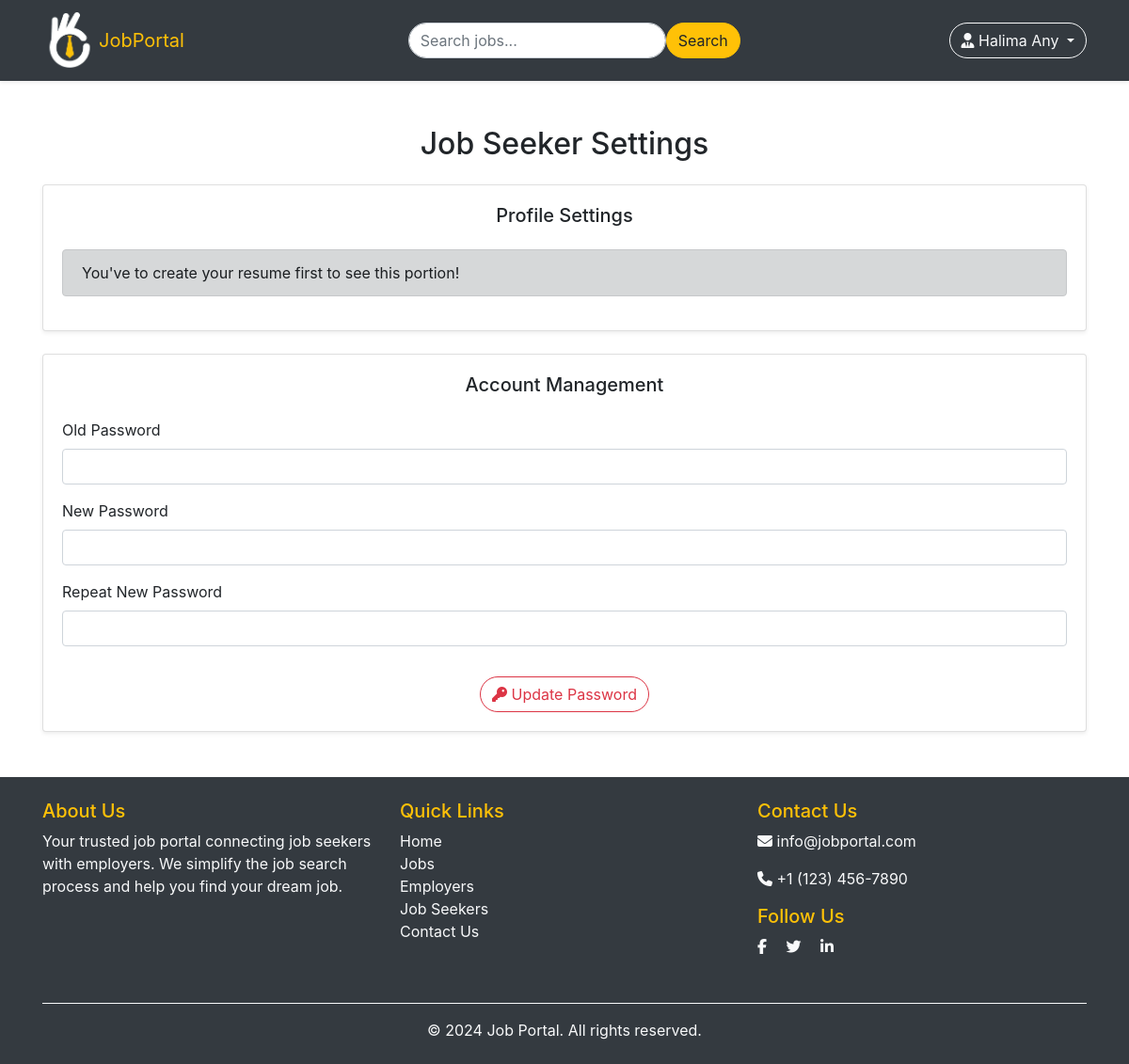
Before: /settingsPage/ (signed in) with the older database file.
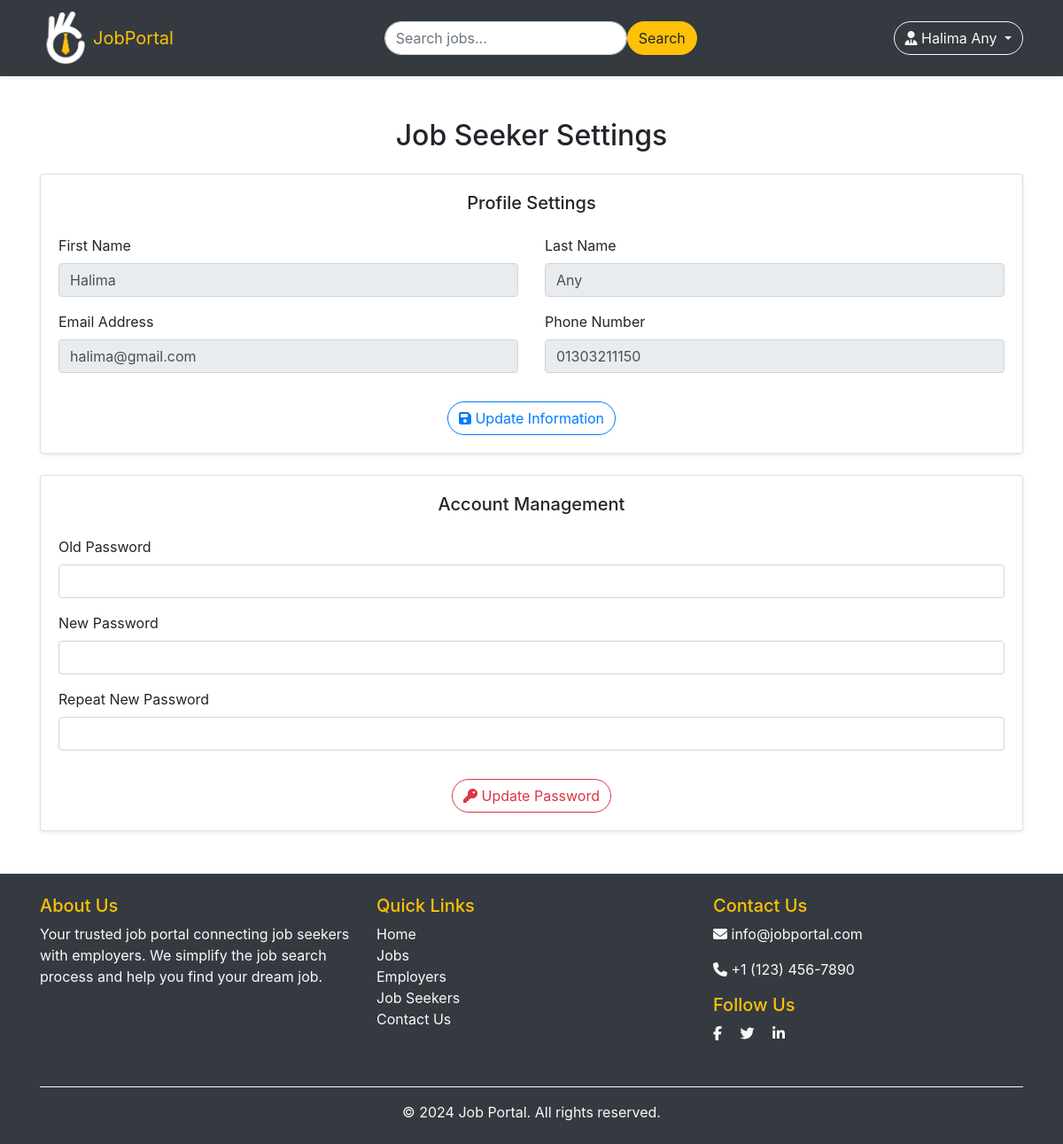
After: the same page with the newer database file.
### myApp/models.py (models this page shows, shortened)
class Custom_User(AbstractUser):
    USER = [
        ('seeker', 'Job Seeker'),
        ('recruiter', 'Recruiter')
    ]
    user_type = models.CharField(choices=USER, max_length=40, null=True)

class Resume_Model(models.Model):
    user = models.ForeignKey(Custom_User, null=True, on_delete=models.CASCADE)
    designation = models.CharField(max_length=100, null=True)
    date_of_birth = models.DateField(max_length=20, null=True)
    profile_pic = models.ImageField(upload_to='Media/Profile_Pic')
    contact_number = models.CharField(max_length=20, null=True)
    address = models.CharField(max_length=150, null=True)
    career_summary = models.TextField(max_length=500, null=True)

### myProject/views.py (the view)
# urls.py: path('settingsPage/', settingsPage, name='settingsPage'),
@login_required
def settingsPage(req):
    current_user = req.user
    user_info = Resume_Model.objects.filter(user = current_user)
    context = {
        'user_info' : user_info
    }
    return render(req, 'common/settings.html', context)

### templates/common/settings.html (shortened to what this page needs)
{% extends 'common/base.html' %}
{% block body %}
<div class="container mt-5">
    <h2 class="text-center mb-4">Job Seeker Settings</h2>
    <div class="card shadow-sm mb-4">
        <div class="card-body">
            <h5 class="card-title text-center mb-4">Profile Settings</h5>
            {% if user_info %}
            {% for u in user_info %}
            <div class="row">
                <div class="col-md-6 mb-3">
                    <label for="firstName" class="form-label">First Name</label>
                    <input type="text" class="form-control" id="firstName" value="{{ user.first_name }}" readonly>
                </div>
                <div class="col-md-6 mb-3">
                    <label for="lastName" class="form-label">Last Name</label>
                    <input type="text" class="form-control" id="lastName" value="{{ user.last_name }}" readonly>
                </div>
                <div class="col-md-6 mb-3">
                    <label for="email" class="form-label">Email Address</label>
                    <input type="email" class="form-control" id="email" value="{{ user.email }}" readonly>
                </div>
                <div class="col-md-6 mb-3">
                    <label for="phone" class="form-label">Phone Number</label>
                    <input type="tel" class="form-control" id="phone" value="{{ u.contact_number }}" readonly>
                </div>
            </div>
            <div class="text-center">
                <a href="#" class="btn btn-outline-primary rounded-pill mt-3" data-bs-toggle="modal"
                    data-bs-target="#confirmUpdateModal">
                    <i class="fas fa-save me-2"></i> Update Information
                </a>
            </div>
            {% endfor %}
            {% else %}
            <div class="alert alert-dark">
                You've to create your resume first to see this portion!
            </div>
            {% endif %}
        </div>
    </div>
    <div class="card shadow-sm mb-4">
        <div class="card-body">
            <h5 class="card-title text-center mb-4">Account Management</h5>
            <form action="{% url 'changePassword' %}" method="POST">
                <div class="mb-3">
                    <label for="oldPassword" class="form-label">Old Password</label>
                    <input type="password" class="form-control" id="oldPassword" name="oldPassword">
                </div>
                <div class="mb-3">
                    <label for="newPassword" class="form-label">New Password</label>
                    <input type="password" class="form-control" id="newPassword" name="newPassword">
                </div>
                <div class="mb-3">
                    <label for="repeatNewPassword" class="form-label">Repeat New Password</label>
                    <input type="password" class="form-control" id="repeatNewPassword" name="repeatNewPassword">
                </div>
                <div class="text-center">
                    <button class="btn btn-outline-danger rounded-pill mt-3">
                        <i class="fas fa-key me-2"></i> Update Password
                    </button>
                </div>
            </form>
        </div>
    </div>
</div>
{% endblock body %}

### templates/includes/navbar.html (shortened to what this page needs)
{% load static %}
<nav class="navbar navbar-expand-lg navbar-dark bg-dark shadow-sm">
    <div class="container">
        <a class="navbar-brand fix-logo" href="{% url 'homePage' %}">
            <img src="{% static 'img/logo.png' %}" alt="JobPortal" width="60" height="60"
                class="d-inline-block align-text-top">
            <span class="text-warning">JobPortal</span>
        </a>
        <div class="collapse navbar-collapse" id="navbarNav">
            <ul class="navbar-nav mx-auto">
                <li class="nav-item">
                    <form class="d-flex">
                        <input class="form-control me-2 rounded-pill" type="search" placeholder="Search jobs..."
                            aria-label="Search">
                        <button class="btn btn-warning rounded-pill" type="submit">Search</button>
                    </form>
                </li>
            </ul>
            {% if user.is_authenticated %}
            <div class="dropdown">
                <button class="btn btn-outline-light dropdown-toggle rounded-pill" type="button" id="dropdownMenuButton"
                    data-bs-toggle="dropdown" aria-expanded="false">
                    <i class="fa-solid fa-user-tie"></i> {{ user.get_full_name }}
                </button>
            </div>
            {% else %}
            <div class="d-flex">
                <a class="btn btn-warning rounded-pill me-2 mr-2" href="{% url 'loginPage' %}">Login</a>
                <a class="btn btn-warning rounded-pill" href="{% url 'registerPage' %}"> Sign Up</a>
            </div>
            {% endif %}
        </div>
    </div>
</nav>

Changed rows visible on the page:
added Resume_Model: {{ user.first_name }} "Halima", {{ user.last_name }} "Any", {{ user.email }} "halima@gmail.com", contact_number "01303211150"
Other visible differences:
text no longer shown: "You've to create your resume first to see this portion!"
